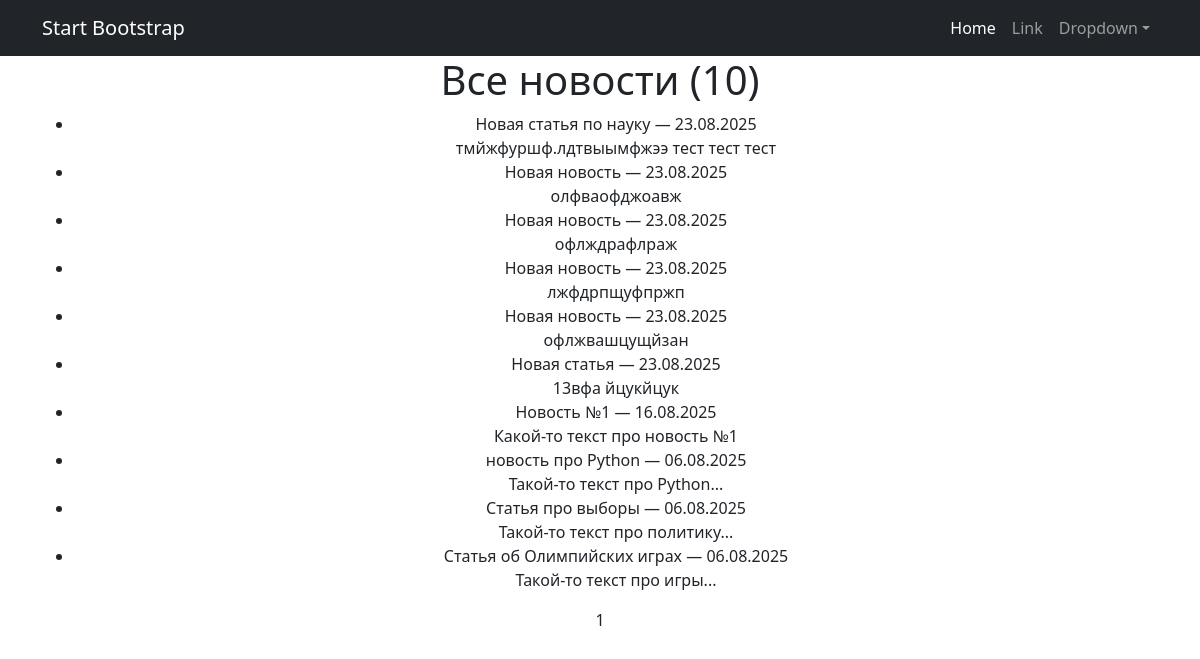
Page /news/ on the committed database.
### news/models.py (models this page shows, shortened)
class Post(models.Model):
    ARTICLE = 'AR'
    NEWS = 'NW'
    POST_TYPES = [
        (ARTICLE, 'Статья'),
        (NEWS, 'Новость')
    ]
    author = models.ForeignKey('Author', on_delete=models.CASCADE)
    post_type = models.CharField(max_length=2, choices=POST_TYPES, default=ARTICLE)
    time_create = models.DateTimeField(auto_now_add=True)
    categories = models.ManyToManyField('Category', through='PostCategory')
    title = models.CharField(max_length=255)
    text = models.TextField()
    rating = models.IntegerField(default=0)

### news/views.py (the view)
# urls.py: path('', PostListView.as_view(), name='post_list'),
class PostListView(ListView):
    model = Post
    ordering = ['-time_create']
    template_name = 'posts.html'
    context_object_name = 'posts'
    paginate_by = 10
    def get_context_data(self, **kwargs):
        context = super().get_context_data(**kwargs)
        context['time_create'] = datetime.utcnow()
        return context

### news/templatetags/my_filters.py (called while the page is built)
@register.filter(name='censor')
def censor(value):
    if not isinstance(value, str):
        raise ValueError()
    def replace_bad_word(word):
        for bad_word in BAD_WORDS:
            if word.lower().startswith(bad_word.lower()):
                stars = '*' * (len(word) - 1)
                return word[0] + stars
        return word
    words = value.split()
    censored_words = [replace_bad_word(w) for w in words]
    return ' '.join(censored_words)

### templates/posts.html (shortened to what this page needs)
{% extends 'flatpages/default.html' %}
{% load my_filters %}
{% block content %}
    <h1>Все новости ({{ posts|length }})</h1>
    <ul>
        {% for post in posts %}
            <li>
                {{ post.title|censor }} —
                {{ post.time_create|date:"d.m.Y" }}<br>
                {{ post.text|truncatewords:20|censor }}
            </li>
        {% empty %}
            <li>Новостей пока нет.</li>
        {% endfor %}
    </ul>
    {{ page_obj.number }}
{% endblock content %}

### rows in the picture
Post: title|censor "Новая статья по науку", time_create "23.08.2025", text|censor "тмйжфуршф.лдтвыымфжээ тест тест тест"
Post: title|censor "Новая новость", time_create "23.08.2025", text|censor "олфваофджоавж"
Post: title|censor "Новая новость", time_create "23.08.2025", text|censor "офлждрафлраж"
Post: title|censor "Новая новость", time_create "23.08.2025", text|censor "лжфдрпщуфпржп"
Post: title|censor "Новая новость", time_create "23.08.2025", text|censor "офлжвашцущйзан"
Post: title|censor "Новая статья", time_create "23.08.2025", text|censor "13вфа йцукйцук"
Post: title|censor "Новость №1", time_create "16.08.2025", text|censor "Какой-то текст про новость №1"
Post: title|censor "новость про Python", time_create "06.08.2025", text|censor "Такой-то текст про Python..."
Post: title|censor "Статья про выборы", time_create "06.08.2025", text|censor "Такой-то текст про политику..."
Post: title|censor "Статья об Олимпийских играх", time_create "06.08.2025", text|censor "Такой-то текст про игры..."

### other values in the picture
{{ posts|length }} "10"
{{ page_obj.number }} "1"
